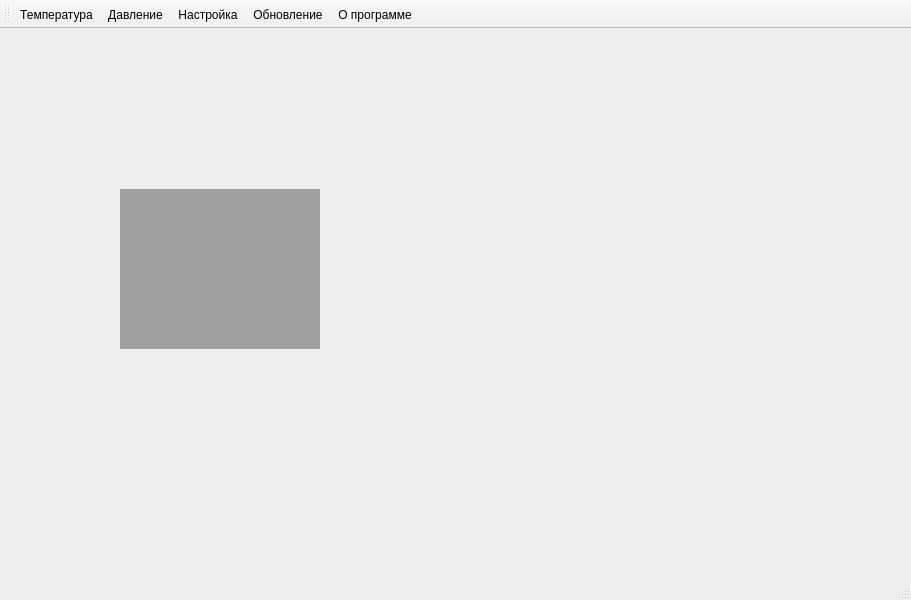
<?xml version="1.0" encoding="UTF-8"?>
<ui version="4.0">
 <class>MyMainWindow</class>
 <widget class="QMainWindow" name="MyMainWindow">
  <property name="geometry">
   <rect>
    <x>0</x>
    <y>0</y>
    <width>911</width>
    <height>600</height>
   </rect>
  </property>
  <property name="windowTitle">
   <string>CalManager 0.4</string>
  </property>
  <property name="documentMode">
   <bool>true</bool>
  </property>
  <widget class="QWidget" name="centralwidget">
   <widget class="QMdiArea" name="mdiArea">
    <property name="geometry">
     <rect>
      <x>120</x>
      <y>160</y>
      <width>200</width>
      <height>160</height>
     </rect>
    </property>
   </widget>
  </widget>
  <widget class="QStatusBar" name="statusbar"/>
  <widget class="QToolBar" name="toolBar">
   <property name="windowTitle">
    <string>toolBar</string>
   </property>
   <property name="floatable">
    <bool>false</bool>
   </property>
   <attribute name="toolBarArea">
    <enum>TopToolBarArea</enum>
   </attribute>
   <attribute name="toolBarBreak">
    <bool>false</bool>
   </attribute>
   <addaction name="Tempaction"/>
   <addaction name="Pressaction"/>
   <addaction name="Setupaction"/>
   <addaction name="Updateaction"/>
   <addaction name="Aboutaction"/>
  </widget>
  <action name="Tempaction">
   <property name="text">
    <string>Температура</string>
   </property>
   <property name="visible">
    <bool>true</bool>
   </property>
   <property name="iconVisibleInMenu">
    <bool>false</bool>
   </property>
  </action>
  <action name="Pressaction">
   <property name="text">
    <string>Давление</string>
   </property>
  </action>
  <action name="Setupaction">
   <property name="text">
    <string>Настройка</string>
   </property>
  </action>
  <action name="Aboutaction">
   <property name="text">
    <string>О программе...</string>
   </property>
  </action>
  <action name="Updateaction">
   <property name="text">
    <string>Обновление</string>
   </property>
  </action>
 </widget>
 <resources/>
 <connections/>
</ui>
